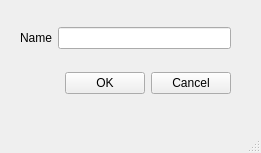
<?xml version="1.0" encoding="UTF-8"?>
<ui version="4.0">
 <class>MainWindow</class>
 <widget class="QMainWindow" name="MainWindow">
  <property name="geometry">
   <rect>
    <x>0</x>
    <y>0</y>
    <width>261</width>
    <height>153</height>
   </rect>
  </property>
  <property name="windowTitle">
   <string>MainWindow</string>
  </property>
  <widget class="QWidget" name="centralwidget">
   <widget class="QWidget" name="">
    <property name="geometry">
     <rect>
      <x>20</x>
      <y>10</y>
      <width>211</width>
      <height>101</height>
     </rect>
    </property>
    <layout class="QVBoxLayout" name="verticalLayout">
     <item>
      <layout class="QHBoxLayout" name="horizontalLayout">
       <item>
        <widget class="QLabel" name="label">
         <property name="text">
          <string>Name</string>
         </property>
        </widget>
       </item>
       <item>
        <widget class="QLineEdit" name="lineEdit"/>
       </item>
      </layout>
     </item>
     <item>
      <layout class="QHBoxLayout" name="horizontalLayout_2">
       <item>
        <spacer name="horizontalSpacer">
         <property name="orientation">
          <enum>Qt::Horizontal</enum>
         </property>
         <property name="sizeHint" stdset="0">
          <size>
           <width>40</width>
           <height>20</height>
          </size>
         </property>
        </spacer>
       </item>
       <item>
        <widget class="QPushButton" name="pushButton">
         <property name="text">
          <string>OK</string>
         </property>
        </widget>
       </item>
       <item>
        <widget class="QPushButton" name="pushButton_2">
         <property name="text">
          <string>Cancel</string>
         </property>
        </widget>
       </item>
      </layout>
     </item>
    </layout>
   </widget>
  </widget>
  <widget class="QMenuBar" name="menubar">
   <property name="geometry">
    <rect>
     <x>0</x>
     <y>0</y>
     <width>261</width>
     <height>17</height>
    </rect>
   </property>
  </widget>
  <widget class="QStatusBar" name="statusbar"/>
 </widget>
 <resources/>
 <connections/>
</ui>
